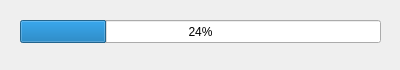
<?xml version="1.0" encoding="UTF-8"?>
<ui version="4.0">
 <class>Form</class>
 <widget class="QWidget" name="Form">
  <property name="geometry">
   <rect>
    <x>0</x>
    <y>0</y>
    <width>400</width>
    <height>70</height>
   </rect>
  </property>
  <property name="minimumSize">
   <size>
    <width>400</width>
    <height>70</height>
   </size>
  </property>
  <property name="maximumSize">
   <size>
    <width>400</width>
    <height>70</height>
   </size>
  </property>
  <property name="windowTitle">
   <string>Downloading</string>
  </property>
  <widget class="QProgressBar" name="progressBar">
   <property name="geometry">
    <rect>
     <x>20</x>
     <y>20</y>
     <width>361</width>
     <height>23</height>
    </rect>
   </property>
   <property name="value">
    <number>24</number>
   </property>
  </widget>
 </widget>
 <resources/>
 <connections/>
</ui>
